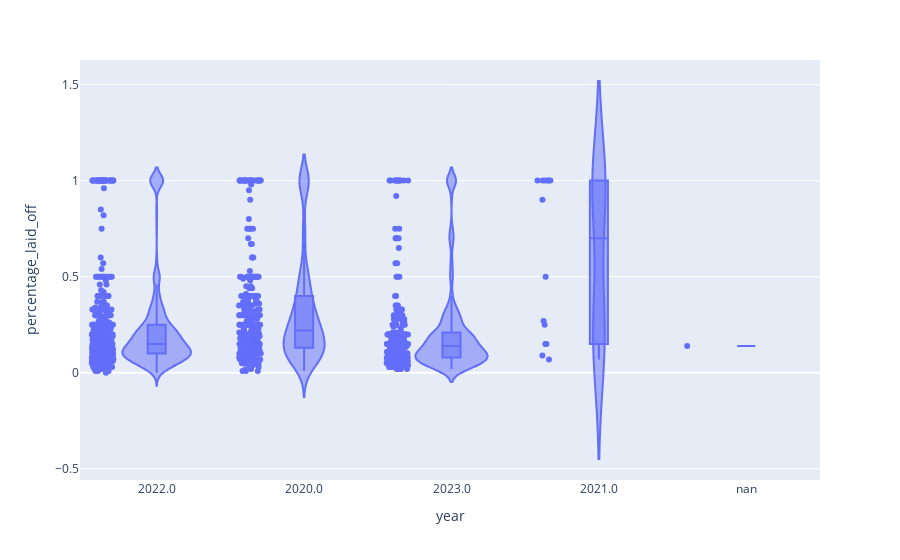

Notebook code for this chart:
### Code cell
# Creating a violin chart with the same parameters as the above boxplot to compare which is a better
# visual

fig = px.violin(layoffs_perc, x="year", y="percentage_laid_off", box = True, points = 'all')
fig.show()

### Figure 1 — Plotly figure (JSON) as saved in the notebook; plotly's stock layout.template omitted (floating-point values rounded to 4 significant figures; data arrays with more than 128 entries replaced by an {"elided": "..."} marker saying what was removed)
{"data": [{"alignmentgroup": "True", "box": {"visible": true}, "hovertemplate": "year=%{x}<br>percentage_laid_off=%{y}<extra></extra>", "legendgroup": "", "marker": {"color": "#636efa"}, "name": "", "offsetgroup": "", "orientation": "v", "points": "all", "scalegroup": "True", "showlegend": false, "type": "violin", "x": {"elided": "1067 str values"}, "x0": " ", "xaxis": "x", "y": {"elided": "1067 float values"}, "y0": " ", "yaxis": "y"}], "layout": {"legend": {"tracegroupgap": 0}, "margin": {"t": 60}, "violinmode": "group", "xaxis": {"anchor": "y", "domain": [0, 1], "title": {"text": "year"}}, "yaxis": {"anchor": "x", "domain": [0, 1], "title": {"text": "percentage_laid_off"}}}}
